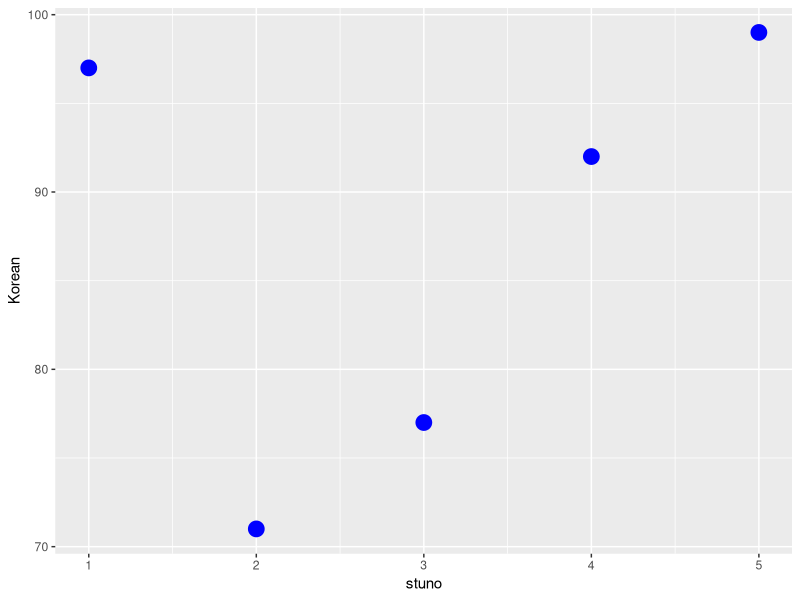
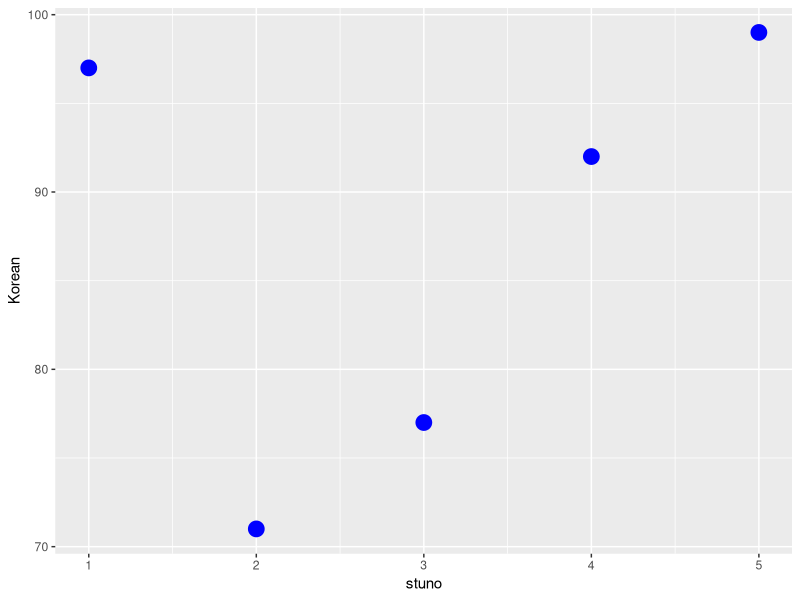
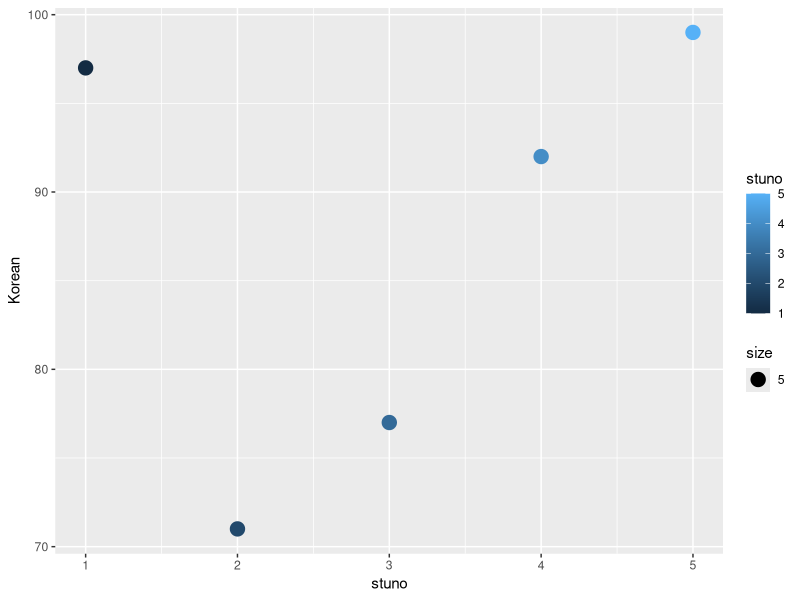
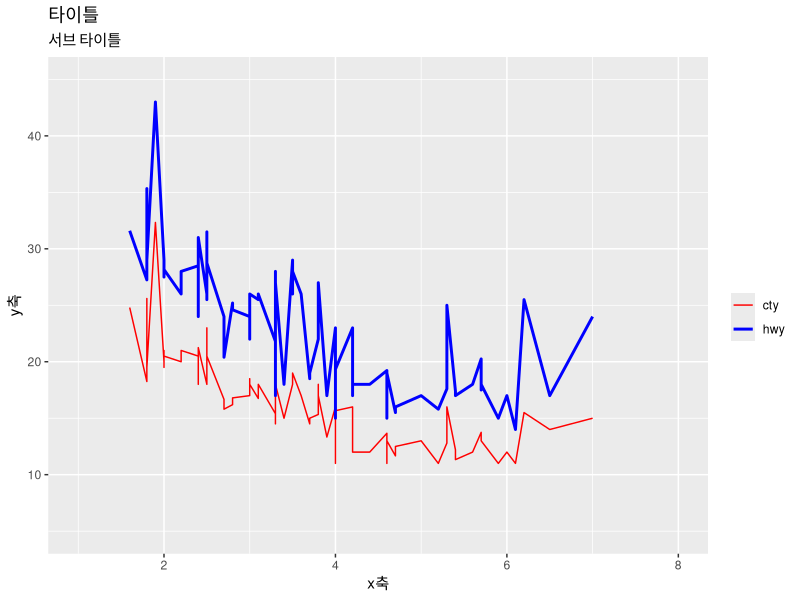
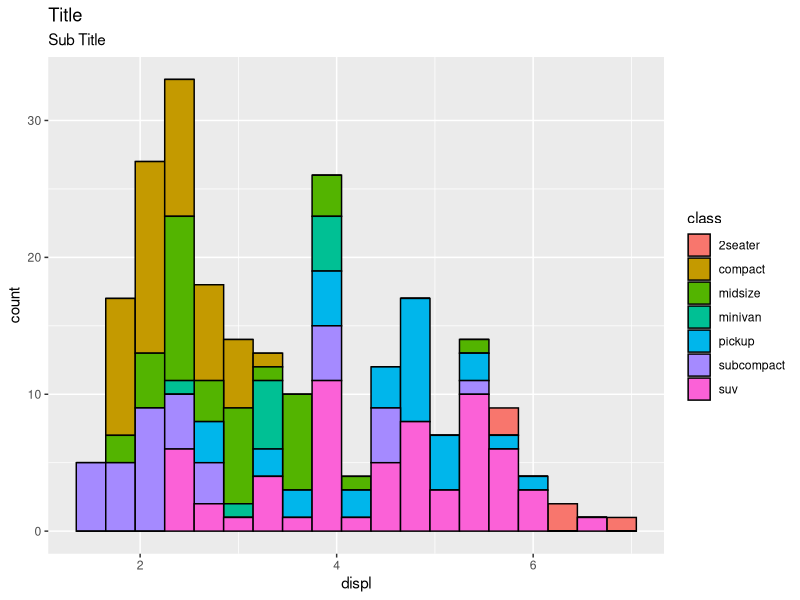
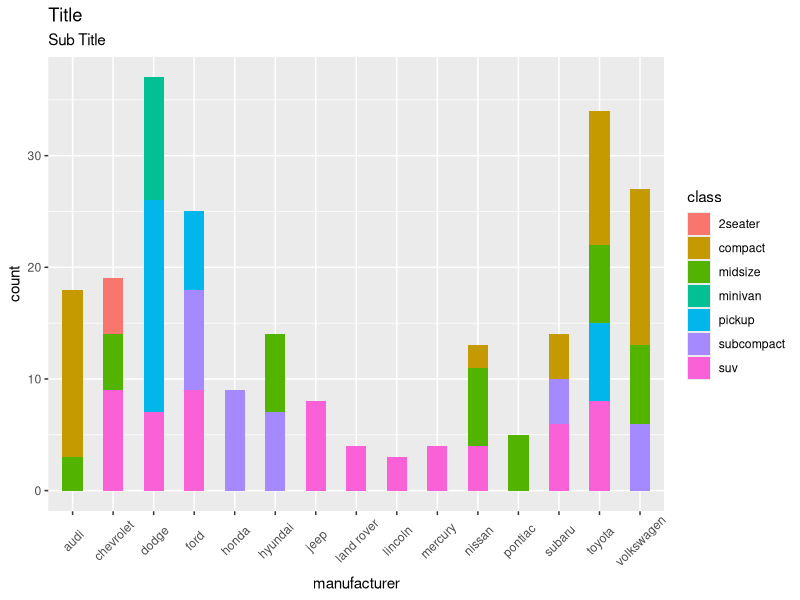
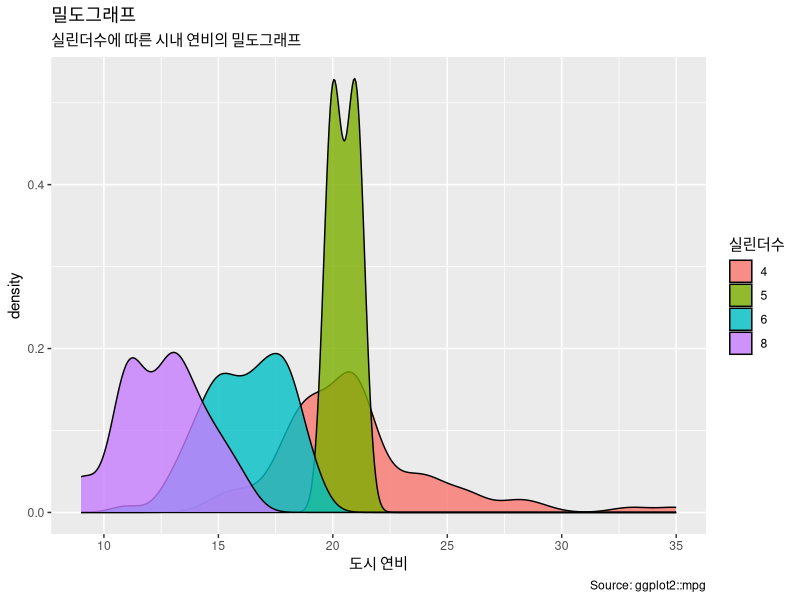

Recreate these plots in R, in order.
## ---- chunk 1
library(ggplot2)
library(dplyr)
smdt = data.frame(stuno=1:5,
                  Korean=sample(60:100, 5),
                  English=sample((5:10)*10, 5),
                  Math=sample(50:100, 5))
head(smdt)
## ---- chunk 2
ggplot() +
  geom_point(data=smdt,
             aes(x=stuno, y=Korean),
             color='blue', size = 5)
## ---- chunk 3
ggplot(data=smdt) +
  geom_point(
             aes(x=stuno, y=Korean),
             color='blue', size = 5)
## ---- chunk 4
ggplot() +
  geom_point(data=smdt,
             aes(x=stuno, y=Korean, color=stuno, size=5))
## ---- chunk 5
d2 = ggplot2::mpg %>% group_by(manufacturer, displ) %>% 
  summarise(m1 = mean(cty), m2 = mean(hwy))
ggplot(d2, aes(x=displ)) + 
  geom_line(aes(y=m1, color='cty')) + 
  geom_line(aes(y=m2, color='hwy'), size=1) +
  scale_colour_manual("", breaks = c("cty", "hwy"),
                      values = c("red", "blue")) +
  xlab("x축") +
  xlim(1, 8) +
  scale_y_continuous("y축", limits = c(5, 45)) +
  labs(title = '타이틀', subtitle = '서브 타이틀') 
## ---- chunk 6
ggplot(ggplot2::mpg, aes(displ)) +
  geom_histogram(aes(fill=class), 
                 binwidth = .3,     
                 col='black',       
                 size=.5) +         
  labs(title = 'Title', subtitle = 'Sub Title')
## ---- chunk 7
ggplot(ggplot2::mpg, aes(manufacturer)) +
  geom_bar(aes(fill=class), 
           width = 0.5) +
  theme(axis.text.x = element_text(angle=45,       
                                   vjust=0.6)) +   
  scale_fill_discrete(name = "class") +  
  labs(title = 'Title', subtitle = 'Sub Title')
## ---- chunk 8
ggplot(ggplot2::mpg, aes(cty)) +
  geom_density(aes(fill=factor(cyl)), alpha=0.8) +
  labs(title="밀도그래프", subtitle = "실린더수에 따른 시내 연비의 밀도그래프",
       caption="Source: ggplot2::mpg",
       x = "도시 연비",
       fill = "실린더수")
